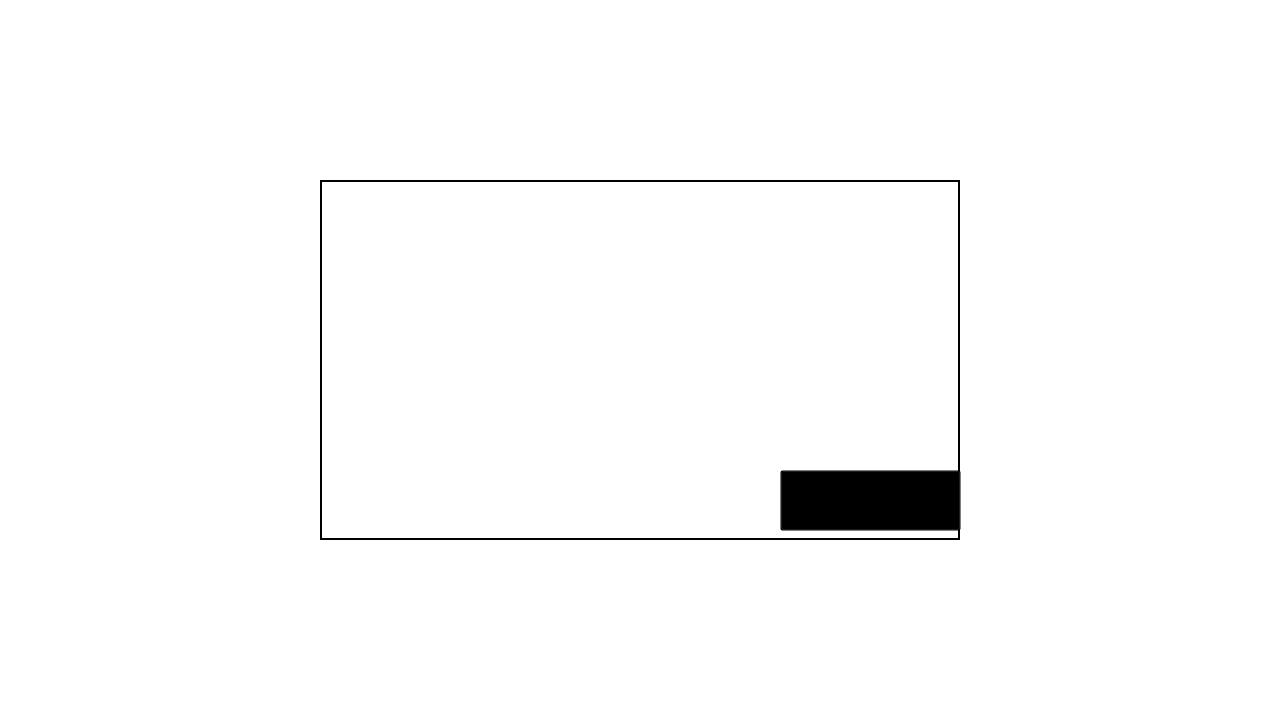
   <widget class="QStackedWidget" name="BattleDialog">
    <property name="geometry">
     <rect>
      <x>0</x>
      <y>0</y>
      <width>1280</width>
      <height>720</height>
     </rect>
    </property>
    <property name="styleSheet">
     <string notr="true">background-color: transparent;</string>
    </property>
    <widget class="QWidget" name="page_7">
     <widget class="QLabel" name="BattleDialog_box">
      <property name="geometry">
       <rect>
        <x>320</x>
        <y>180</y>
        <width>640</width>
        <height>360</height>
       </rect>
      </property>
      <property name="font">
       <font>
        <pointsize>15</pointsize>
       </font>
      </property>
      <property name="styleSheet">
       <string notr="true">background-color: rgb(255, 255, 255);
border-color: rgb(0, 0, 0);
border-style: solid;
border-width: 2px;</string>
      </property>
      <property name="text">
       <string/>
      </property>
      <property name="alignment">
       <set>Qt::AlignLeading|Qt::AlignLeft|Qt::AlignTop</set>
      </property>
     </widget>
     <widget class="QListWidget" name="BattleDialog_list">
      <property name="geometry">
       <rect>
        <x>340</x>
        <y>200</y>
        <width>601</width>
        <height>241</height>
       </rect>
      </property>
     </widget>
     <widget class="QPushButton" name="BattleDialog_next">
      <property name="geometry">
       <rect>
        <x>780</x>
        <y>470</y>
        <width>181</width>
        <height>61</height>
       </rect>
      </property>
      <property name="text">
       <string/>
      </property>
     </widget>
    </widget>
    <widget class="QWidget" name="page_8"/>
   </widget>
